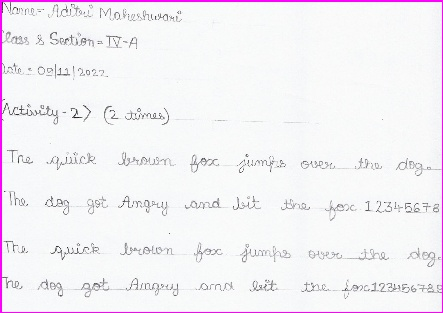
#> input picture temp.jpg, 443 x 313 px
$ jupyter execute --allow-errors slant_angle.ipynb
#> lines starting #> are read from the running program, lines starting #| are printed output that depends on the picture; after the words box and inside, x2 and y2 are one past the last pixel; in counts of white or black regions, pixels touching at a corner belong together
[cell 1]
import cv2
import numpy as np
import matplotlib.pyplot as plt
import pytesseract
# from pytesseract import pytesseract

pytesseract.pytesseract.tesseract_cmd = "C:\Program Files\Tesseract-OCR\\tesseract.exe"

[cell 2]
s_function=np.zeros(9,np.float64)
count_=np.zeros(9,np.uint64)
img=cv2.imread('temp.jpg')
#> img is the input picture: shape (313, 443, 3); mean B, G, R 245.5, 241.1, 244
img=cv2.resize(img,(900,900))
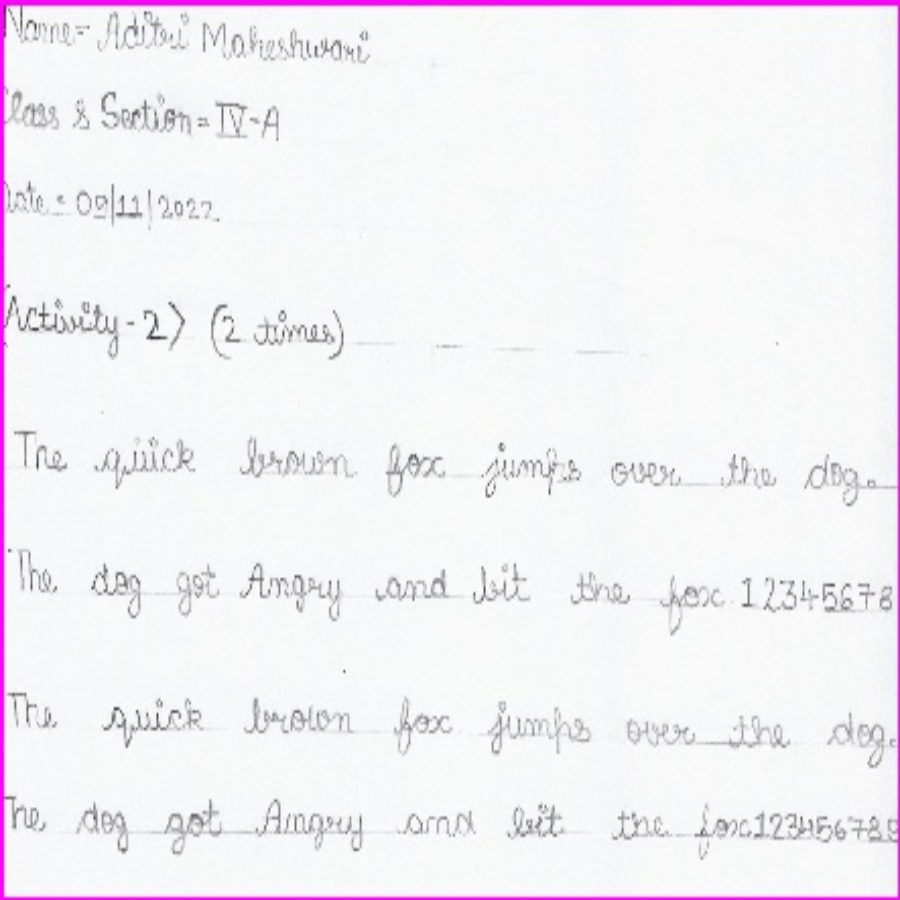
#> img: shape (900, 900, 3); mean B, G, R 245.4, 241, 243.9
img2=img.copy()
img=cv2.cvtColor(img,cv2.COLOR_BGR2GRAY)
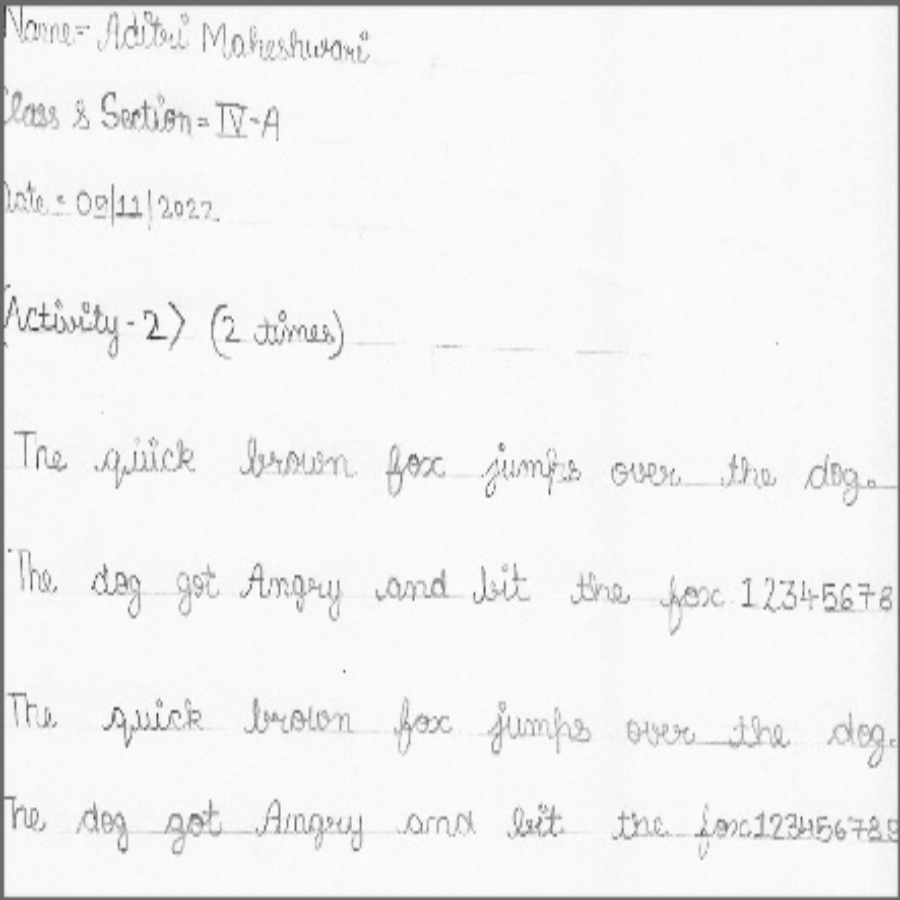
#> img: shape (900, 900); min 48, max 255, mean 242.3
#img=255-img
plt.imshow(img,cmap='gray')

[cell 3]
filtered_image= cv2.bilateralFilter(img, 5, 50, 50)
plt.imshow(filtered_image,cmap='gray')

[cell 4]
ret,threshold_img=cv2.threshold(filtered_image,140,255,cv2.THRESH_BINARY)
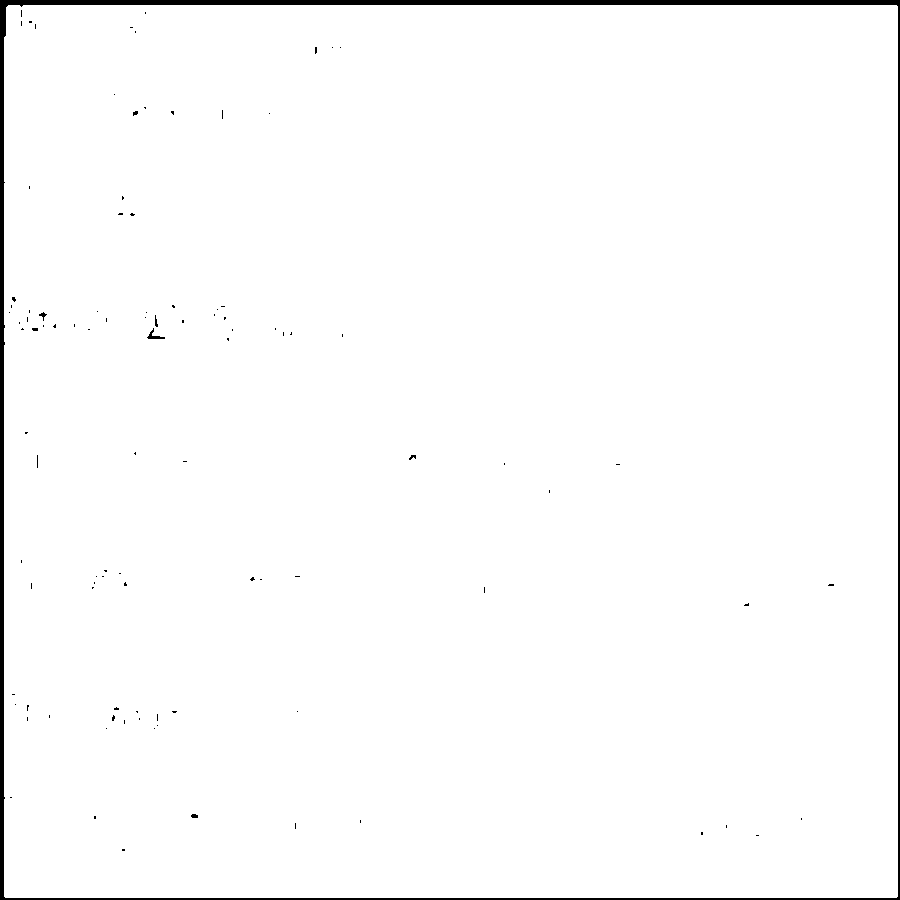
#> threshold_img: shape (900, 900); 98.5% white; 101 black regions (95 under 20 px), largest, box (x1, y1, x2, y2) and area: (0, 0, 900, 900) 11740, (147, 328, 165, 339) 65, (39, 312, 47, 321) 27, (191, 814, 198, 818) 24, (155, 315, 158, 327) 22, (409, 455, 416, 460) 21
#plt.imshow(threshold_img,cmap='gray')
element=np.ones((2,2),np.uint8)
threshold_img=cv2.erode(threshold_img,element)
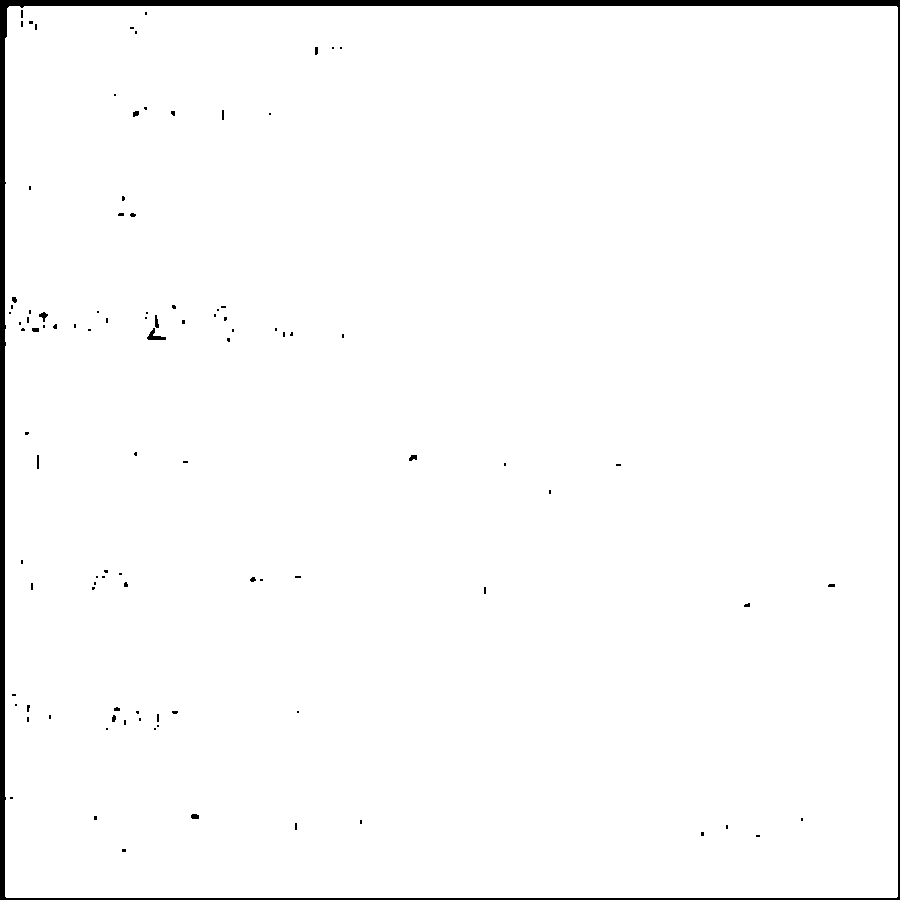
#> threshold_img: shape (900, 900); 98.2% white; 101 black regions (85 under 20 px), largest, box (x1, y1, x2, y2) and area: (0, 0, 900, 900) 13532, (147, 328, 166, 340) 97, (39, 312, 48, 322) 45
plt.imshow(threshold_img,cmap='gray')
